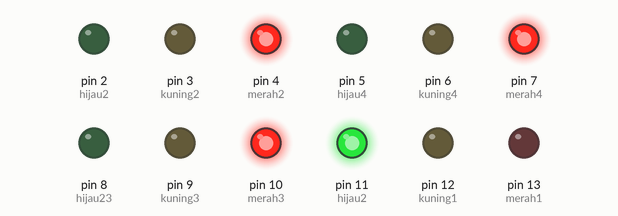
Bench run of a sketch on a simulated Arduino Uno, built with avr-gcc and run on an emulated ATmega328P. On the bench: output pins drawn as LEDs (lit = HIGH).

Above: at 0.5 s.
At 2.5 s:
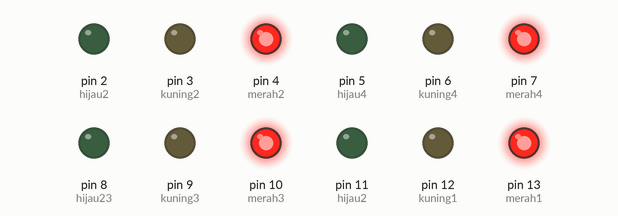
At 4.5 s:
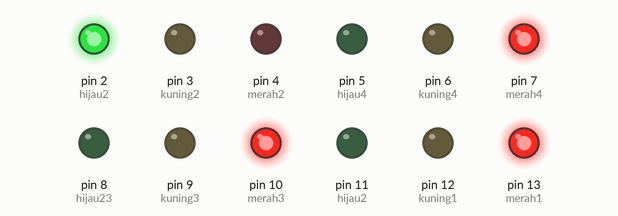
At 8.5 s:
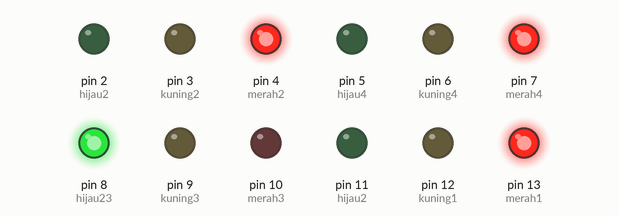
At 12.5 s:
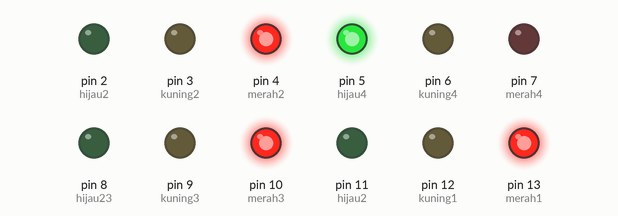
At 17.5 s:
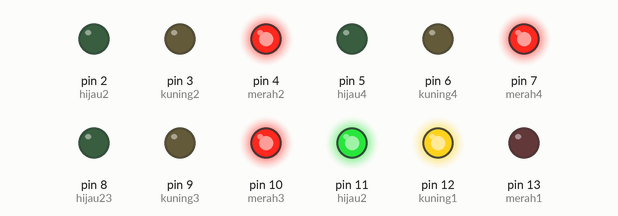
Timing chart, 0 to 18.4 s (numbered marks = the images above):
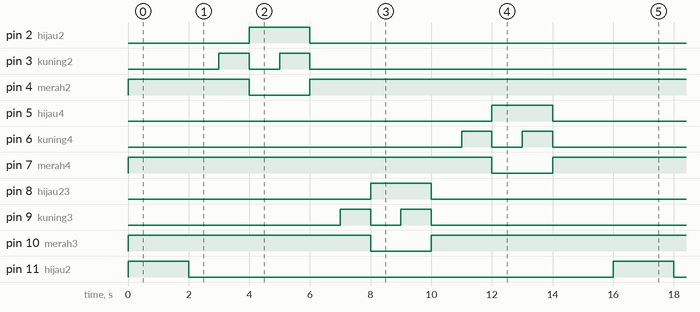

Measured:
- by itself, pin 2 (hijau2), pin 5 (hijau4), pin 8 (hijau23), pin 11 (hijau2): alternates HIGH for 2.0 s and LOW for 14.0 s
- by itself, pin 3 (kuning2): repeats every 16.0 s: LOW 1.0 s, HIGH 1.0 s, LOW 13.0 s, HIGH 1.0 s
- by itself, pin 4 (merah2): repeats every 16.0 s: LOW 2.0 s, HIGH 14.0 s
- by itself, pin 6 (kuning4): LOW → HIGH at 11.0 s, → LOW 1.0 s later, → HIGH 1.0 s later, → LOW 1.0 s later, … (8 changes in this stretch)
- by itself, pin 7 (merah4): goes HIGH 12.0 s, LOW 2.0 s, HIGH 14.0 s, LOW 2.0 s, then HIGH
- by itself, pin 9 (kuning3): LOW → HIGH at 7.0 s, → LOW 1.0 s later, → HIGH 1.0 s later, → LOW 1.0 s later, … (9 changes in this stretch)
- by itself, pin 10 (merah3): goes HIGH 8.0 s, LOW 2.0 s, HIGH 14.0 s, LOW 2.0 s, then HIGH
- by itself, pin 12 (kuning1): repeats every 16.0 s: LOW 13.0 s, HIGH 1.0 s, LOW 1.0 s, HIGH 1.0 s

The sketch:

trafficLightPerempatan.ino
```cpp
void setup() {
  // put your setup code here, to run once:
  pinMode(13, OUTPUT);//merah1
  pinMode(12, OUTPUT);//kuning1
  pinMode(11, OUTPUT);//hijau2

  pinMode(10, OUTPUT);//merah3
  pinMode(9, OUTPUT);//kuning3
  pinMode(8, OUTPUT);//hijau23

  pinMode(4, OUTPUT);//merah2
  pinMode(3, OUTPUT);//kuning2
  pinMode(2, OUTPUT);//hijau2

  pinMode(7, OUTPUT);//merah4
  pinMode(6, OUTPUT);//kuning4
  pinMode(5, OUTPUT);//hijau4
}

void loop() {
  // put your main code here, to run repeatedly:
  //Lampu 1 Hijau
  digitalWrite(13,0);
  digitalWrite(12,0);
  digitalWrite(11,1);
  digitalWrite(10,1);
  digitalWrite(4,1);
  digitalWrite(7,1);
  delay(1000);

  //Lampu 1 Hijau Kuning
  digitalWrite(12,1);
  digitalWrite(11,1);
  digitalWrite(10,1);
  digitalWrite(4,1);
  digitalWrite(7,1);
  delay(1000);

  //Lampu 1 Merah
  digitalWrite(13,1);
  digitalWrite(12,0);
  digitalWrite(11,0);
  digitalWrite(10,1);
  digitalWrite(4,1);
  digitalWrite(7,1);
  delay(1000);

  //Lampu 2 Kuning Merah
  digitalWrite(13,1);
  digitalWrite(10,1);
  digitalWrite(4,1);
  digitalWrite(3,1);
  digitalWrite(7,1);
  delay(1000);

  //Lampu 2 Hijau
  digitalWrite(13,1);
  digitalWrite(10,1);
  digitalWrite(4,0);
  digitalWrite(3,0);
  digitalWrite(2,1);
  digitalWrite(7,1);
  delay(1000);

  //Lampu 2 Hijau Kuning
  digitalWrite(13,1);
  digitalWrite(10,1);
  digitalWrite(3,1);
  digitalWrite(2,1);
  digitalWrite(7,1);
  delay(1000);

  //Lampu 2 Merah
  digitalWrite(13,1);
  digitalWrite(10,1);
  digitalWrite(4,1);
  digitalWrite(3,0);
  digitalWrite(2,0);
  digitalWrite(7,1);
  delay(1000);

  //Lampu 3 Kuning Merah
  digitalWrite(13,1);
  digitalWrite(10,1);
  digitalWrite(9,1);
  digitalWrite(4,1);
  digitalWrite(7,1);
  delay(1000);

  //Lampu 3 Hijau
  digitalWrite(13,1);
  digitalWrite(10,0);
  digitalWrite(9,0);
  digitalWrite(8,1);
  digitalWrite(4,1);
  digitalWrite(7,1);
  delay(1000);

  //Lampu 3 Hijau Kuning
  digitalWrite(13,1);
  digitalWrite(9,1);
  digitalWrite(8,1);
  digitalWrite(4,1);
  digitalWrite(7,1);
  delay(1000);

  //Lampu 3 Merah
  digitalWrite(13,1);
  digitalWrite(10,1);
  digitalWrite(9,0);
  digitalWrite(8,0);
  digitalWrite(4,1);
  digitalWrite(7,1);
  delay(1000);

  //Lampu 4 Merah Kuning
  digitalWrite(13,1);
  digitalWrite(10,1);
  digitalWrite(4,1);
  digitalWrite(7,1);
  digitalWrite(6,1);
  delay(1000);

  //Lampu 4 Hijau
  digitalWrite(13,1);
  digitalWrite(10,1);
  digitalWrite(4,1);
  digitalWrite(7,0);
  digitalWrite(6,0);
  digitalWrite(5,1);
  delay(1000);

  //lampu 4 Hijau Kuning
  digitalWrite(13,1);
  digitalWrite(10,1);
  digitalWrite(4,1);
  digitalWrite(6,1);
  digitalWrite(5,1);
  delay(1000);

  //Lampu 4 Merah
  digitalWrite(13,1);
  digitalWrite(10,1);
  digitalWrite(4,1);
  digitalWrite(7,1);
  digitalWrite(6,0);
  digitalWrite(5,0);
  delay(1000);

  //Lampu 1 Merah Kuning
  digitalWrite(13,1);
  digitalWrite(12,1);
  digitalWrite(10,1);
  digitalWrite(4,1);
  digitalWrite(7,1);
  delay(1000);
}
```
